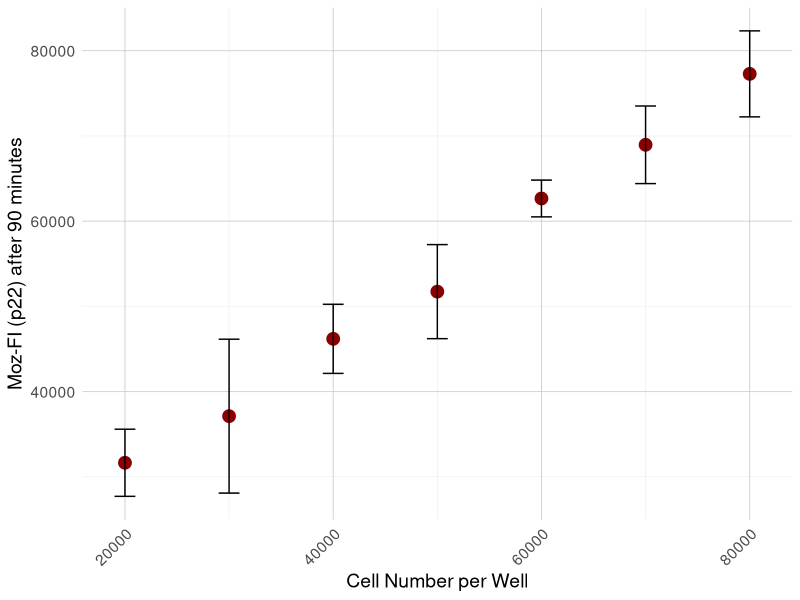

Source code (R):
# Pakete laden
library(readxl)
library(dplyr)
library(tidyr)
library(ggplot2)
library(patchwork)

number <- c(20000,	30000,	40000, 50000, 60000, 70000, 80000)
avgFI <- c(31654,
           37123.5,
           46193.5,
           51732.5,
           62661.25,
           68960.5,
           77281.75
)
SD <- c(3937.554656,
        9027.627688,
        4053.707316,
        5517.501639,
        2158.158687,
        4550.270798,
        5044.867978
)

# Data Frame erstellen
df <- data.frame(
  number = number,
  avgFI = avgFI,
  SD = SD
)

# Plot
ggplot(df, aes(x = number, y = avgFI)) +
  geom_point(color = "darkred", size = 4) +
  geom_errorbar(aes(ymin = avgFI - SD, ymax = avgFI + SD),
                width = 2000, color = "black") +
  labs(
    x = "Cell Number per Well",
    y = "Moz-FI (p22) after 90 minutes"
  ) +
  theme_minimal() +
  theme(
    text = element_text(size = 14),
    axis.text.x = element_text(angle = 45, hjust = 1),
    panel.grid.major = element_line(color = "gray80", linewidth = 0.3),
    panel.grid.minor = element_line(color = "gray90", linewidth = 0.15)
  )
